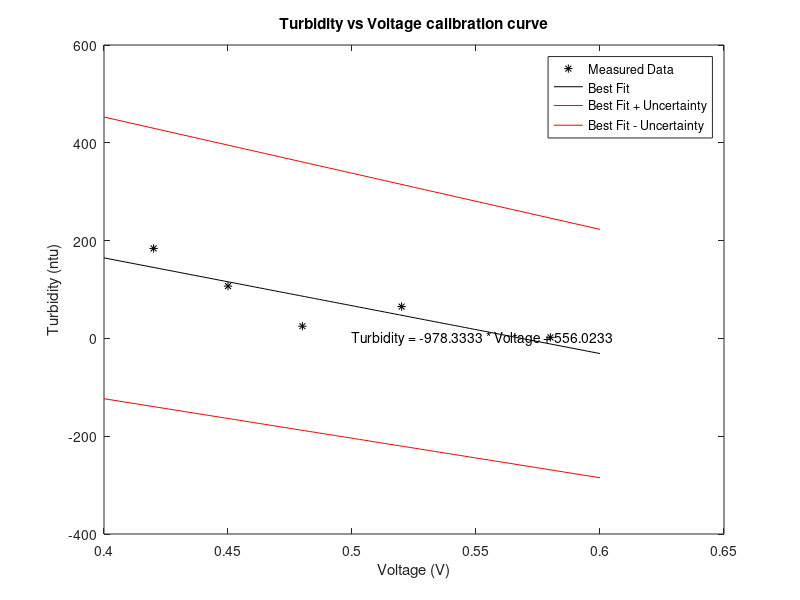

Recreate this plot in MATLAB.
voltage = [.58 .48 .52 .45 .42]; %percent of max fan speed
%REQUIRES ATTENTION
turb = [2.2 25 65 107 184]; %read in the white box
%REQUIRES ATTENTION
xmeas = voltage; %copying variable names for copy pasta purposes
ymeas = turb;

%coefficients of the fit and information about the errors
%REQUIRES ATTENTION
order = 1; %order of the polynomial fit
[coefficients, S] = polyfit(xmeas, ymeas, order); 

%values to plot the best fit curve over
%REQUIRES ATTENTION
xstart = .4; %start and end values to cover the range
%REQUIRES ATTENTION
xend = .6; %of the measured data
x0 = linspace(xstart,xend,100); 

%bestfit is the y values of the best fit, delta is something about the errors
[bestfit, delta] = polyval(coefficients, x0, S);

%uncertainties on the best fit line
upper = bestfit + delta;
lower = bestfit - delta;

%plot the original data and the best fit line with its uncertainties
plot(xmeas,ymeas,'*k');
hold on;
plot(x0, bestfit,'-k');
hold on;
plot(x0, upper, '-r');
hold on;
plot(x0, lower, '-r');
%REQUIRES ATTENTION
xlabel('Voltage (V)');
%REQUIRES ATTENTION
ylabel('Turbidity (ntu)');
title('Turbidity vs Voltage calibration curve');
legend('Measured Data','Best Fit','Best Fit + Uncertainty','Best Fit - Uncertainty');
%REQUIRES ATTENTION
text(.5, 0, ['Turbidity = ' num2str(coefficients(1)) ' * Voltage + ' num2str(coefficients(2))]);

